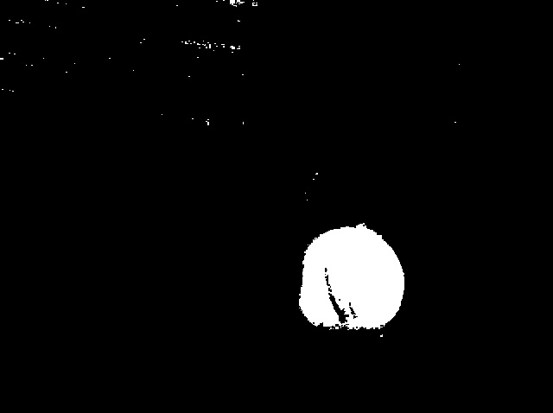
#> input picture 4/pelota.jpg, 553 x 413 px
$ python ejm3.2.py
#> lines starting #> are read from the running program, lines starting #| are printed output that depends on the picture
import cv2
import numpy as np

img = cv2.imread("pelota.jpg", 0)  # 0 para escala de grises
#> img is the input picture: shape (413, 553); min 0, max 255, mean 9.8
kernel = np.ones((5, 5), np.uint8)

# Erosion
dilated = cv2.dilate(img, kernel, iterations=4)
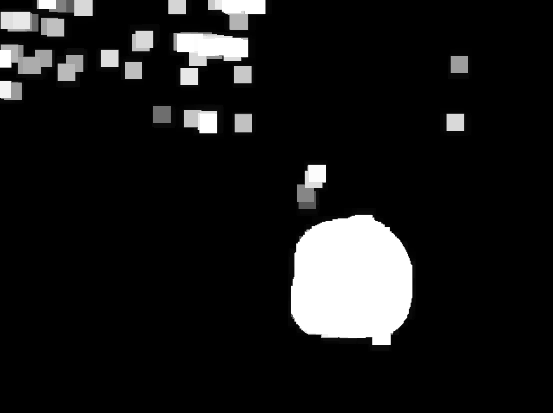
#> dilated: shape (413, 553); min 0, max 255, mean 24.7
cv2.imshow("1", img)
cv2.imshow("2", dilated)

cv2.waitKey(0)
cv2.destroyAllWindows()

$ run again, with 4/tenis.jpg copied over 4/pelota.jpg
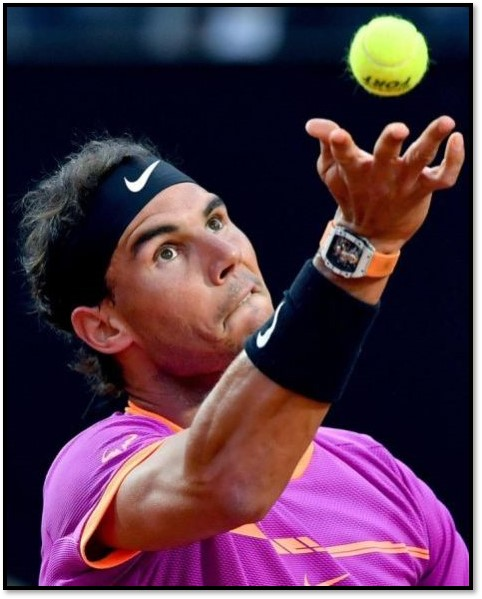
#> input picture 4/tenis.jpg, 482 x 599 px
#> `img = cv2.imread("pelota.jpg", 0)`:
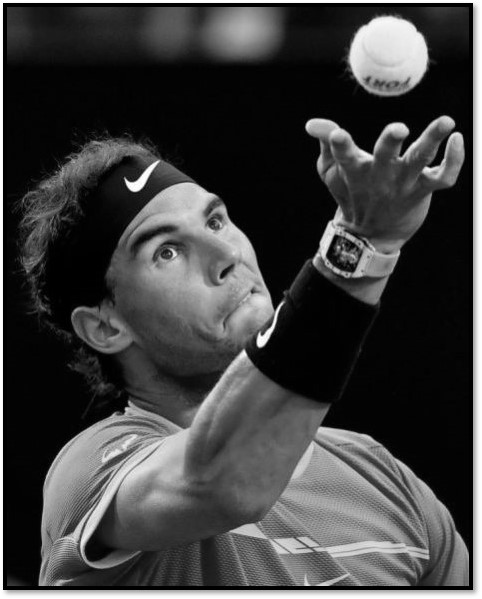
#> img: shape (599, 482); min 0, max 255, mean 64.6
#> `dilated = cv2.dilate(img, kernel, iterations=4)`:
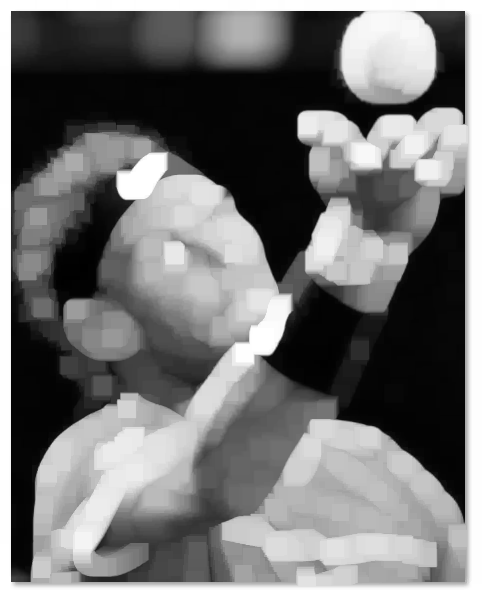
#> dilated: shape (599, 482); min 0, max 255, mean 117.5
